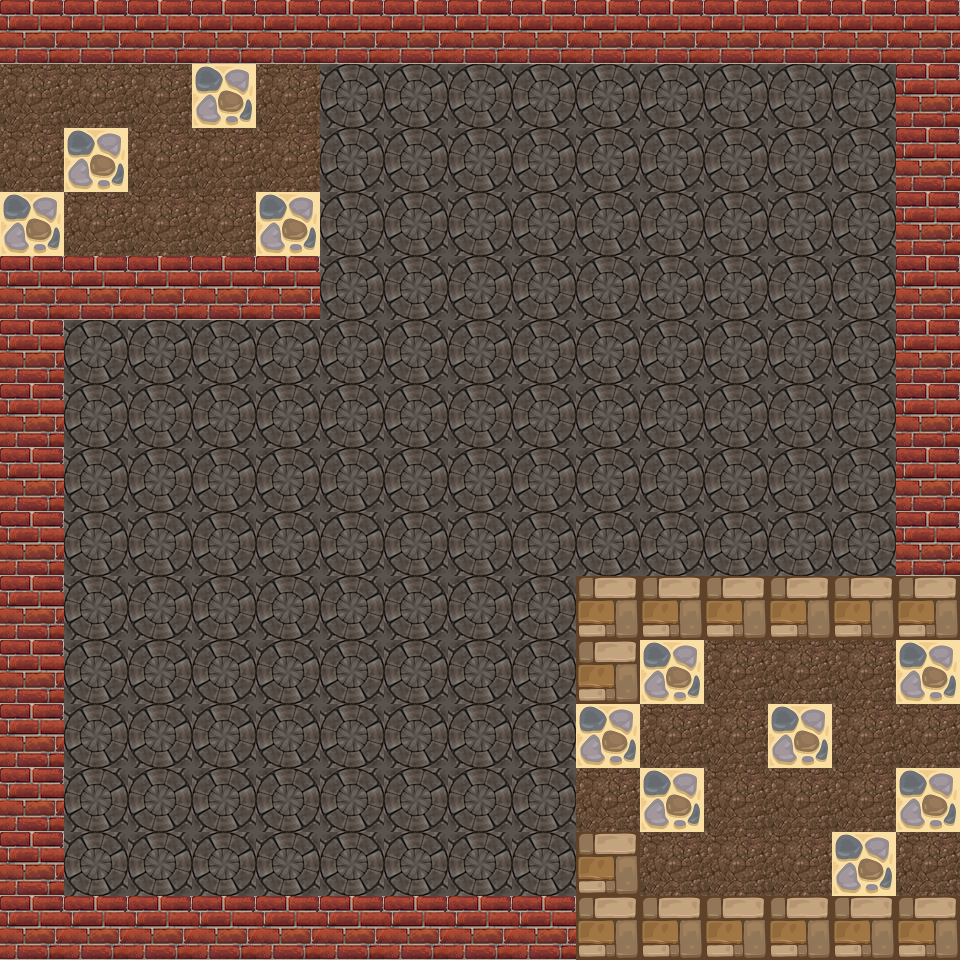

A level layout from a 2D game, rendered from its tile map. Below: a short description, then the map file with its tile-grid data intact:
An orthogonal 15x15 tile map with 64x64 px tiles, 3 tile layers (Tile Layer 1, Tile Layer 2, Tile Layer 3).

<map version="1.10" tiledversion="1.10.2" orientation="orthogonal" renderorder="right-down" width="15" height="15" tilewidth="64" tileheight="64" infinite="0" nextlayerid="4" nextobjectid="1">
 <tileset firstgid="1" source="tiles.tsx" />
 <layer id="1" name="Tile Layer 1" width="15" height="15">
  <data encoding="csv">
0,0,0,0,0,0,0,0,0,0,0,0,0,0,0,
3,3,3,11,3,0,0,0,0,0,0,0,0,0,0,
3,11,3,3,3,0,0,0,0,0,0,0,0,0,0,
11,3,3,3,11,0,0,0,0,0,0,0,0,0,0,
0,0,0,0,0,0,0,0,0,0,0,0,0,0,0,
0,0,0,0,0,0,0,0,0,0,0,0,0,0,0,
0,0,0,0,0,0,0,0,0,0,0,0,0,0,0,
0,0,0,0,0,0,0,0,0,0,0,0,0,0,0,
0,0,0,0,0,0,0,0,0,0,0,0,0,0,0,
0,0,0,0,0,0,0,0,0,0,0,0,0,0,0,
0,0,0,0,0,0,0,0,0,0,11,3,3,3,11,
0,0,0,0,0,0,0,0,0,11,3,3,11,3,3,
0,0,0,0,0,0,0,0,0,3,11,3,3,3,11,
0,0,0,0,0,0,0,0,0,0,3,3,3,11,3,
0,0,0,0,0,0,0,0,0,0,0,0,0,0,0
</data>
 </layer>
 <layer id="2" name="Tile Layer 2" width="15" height="15">
  <data encoding="csv">
2,2,2,2,2,2,2,2,2,2,2,2,2,2,2,
0,0,0,0,0,0,0,0,0,0,0,0,0,0,2,
0,0,0,0,0,0,0,0,0,0,0,0,0,0,2,
0,0,0,0,0,0,0,0,0,0,0,0,0,0,2,
2,2,2,2,2,0,0,0,0,0,0,0,0,0,2,
2,0,0,0,0,0,0,0,0,0,0,0,0,0,2,
2,0,0,0,0,0,0,0,0,0,0,0,0,0,2,
2,0,0,0,0,0,0,0,0,0,0,0,0,0,2,
2,0,0,0,0,0,0,0,0,0,0,0,0,0,2,
2,0,0,0,0,0,0,0,0,9,9,9,9,9,9,
2,0,0,0,0,0,0,0,0,9,0,0,0,0,0,
2,0,0,0,0,0,0,0,0,0,0,0,0,0,0,
2,0,0,0,0,0,0,0,0,0,0,0,0,0,0,
2,0,0,0,0,0,0,0,0,9,0,0,0,0,0,
2,2,2,2,2,2,2,2,2,9,9,9,9,9,9
</data>
 </layer>
 <layer id="3" name="Tile Layer 3" width="15" height="15">
  <data encoding="csv">
0,0,0,0,0,0,0,0,0,0,0,0,0,0,0,
0,0,0,0,0,5,5,5,5,5,5,5,5,5,0,
0,0,0,0,0,5,5,5,5,5,5,5,5,5,0,
0,0,0,0,0,5,5,5,5,5,5,5,5,5,0,
0,0,0,0,0,5,5,5,5,5,5,5,5,5,0,
0,5,5,5,5,5,5,5,5,5,5,5,5,5,0,
0,5,5,5,5,5,5,5,5,5,5,5,5,5,0,
0,5,5,5,5,5,5,5,5,5,5,5,5,5,0,
0,5,5,5,5,5,5,5,5,5,5,5,5,5,0,
0,5,5,5,5,5,5,5,5,0,0,0,0,0,0,
0,5,5,5,5,5,5,5,5,0,0,0,0,0,0,
0,5,5,5,5,5,5,5,5,0,0,0,0,0,0,
0,5,5,5,5,5,5,5,5,0,0,0,0,0,0,
0,5,5,5,5,5,5,5,5,0,0,0,0,0,0,
0,0,0,0,0,0,0,0,0,0,0,0,0,0,0
</data>
 </layer>
</map>
